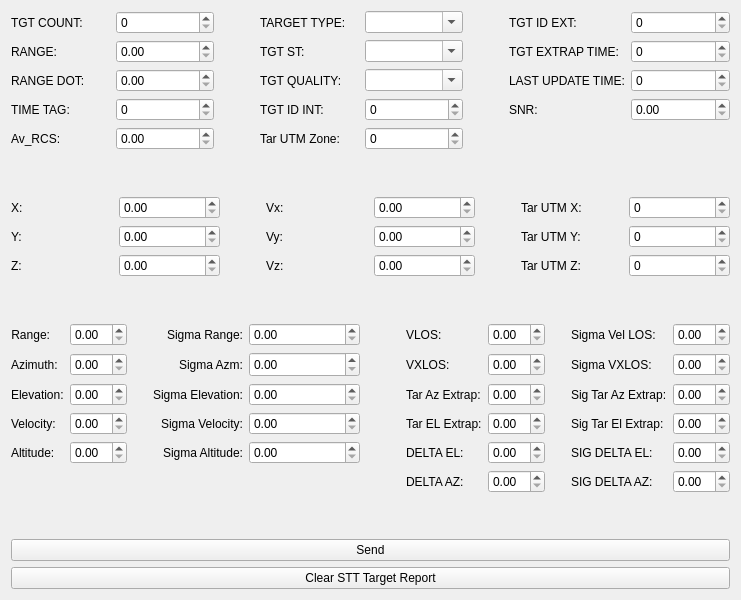
       <widget class="QWidget" name="tab">
        <attribute name="title">
         <string>STT Target REP</string>
        </attribute>
        <layout class="QGridLayout" name="gridLayout_6">
         <item row="0" column="0">
          <layout class="QVBoxLayout" name="verticalLayout_4">
           <item>
            <layout class="QGridLayout" name="gridLayout_12">
             <item row="1" column="3">
              <widget class="QLabel" name="lblSttTarRepSeqNum_21">
               <property name="font">
                <font>
                 <pointsize>9</pointsize>
                </font>
               </property>
               <property name="text">
                <string>TGT ST:</string>
               </property>
              </widget>
             </item>
             <item row="4" column="6">
              <widget class="QLabel" name="lblSttTarRepSeqNum_49">
               <property name="font">
                <font>
                 <pointsize>9</pointsize>
                </font>
               </property>
               <property name="text">
                <string>SNR:</string>
               </property>
              </widget>
             </item>
             <item row="3" column="6">
              <widget class="QLabel" name="lblSttTarRepSeqNum_38">
               <property name="font">
                <font>
                 <pointsize>9</pointsize>
                </font>
               </property>
               <property name="text">
                <string>LAST UPDATE TIME:</string>
               </property>
              </widget>
             </item>
             <item row="3" column="1">
              <widget class="QDoubleSpinBox" name="dsbSttTarRepRngDot"/>
             </item>
             <item row="1" column="4">
              <widget class="QComboBox" name="cbSttTarRepTgtSt">
               <property name="editable">
                <bool>true</bool>
               </property>
              </widget>
             </item>
             <item row="0" column="4">
              <widget class="QComboBox" name="cbSttTarRepTgtType">
               <property name="editable">
                <bool>true</bool>
               </property>
              </widget>
             </item>
             <item row="4" column="4">
              <widget class="QSpinBox" name="sbSttTarRepINTID"/>
             </item>
             <item row="3" column="0">
              <widget class="QLabel" name="lblSttTarRepSeqNum_8">
               <property name="font">
                <font>
                 <pointsize>9</pointsize>
                </font>
               </property>
               <property name="text">
                <string>RANGE DOT:</string>
               </property>
              </widget>
             </item>
             <item row="13" column="3">
              <widget class="QLabel" name="lblSttTarRepSeqNum_31">
               <property name="font">
                <font>
                 <pointsize>9</pointsize>
                </font>
               </property>
               <property name="text">
                <string>Tar UTM Zone:</string>
               </property>
              </widget>
             </item>
             <item row="13" column="0">
              <widget class="QLabel" name="lblSttTarRepSeqNum_50">
               <property name="font">
                <font>
                 <pointsize>9</pointsize>
                </font>
               </property>
               <property name="text">
                <string>Av_RCS:</string>
               </property>
              </widget>
             </item>
             <item row="3" column="3">
              <widget class="QLabel" name="lblSttTarRepSeqNum_22">
               <property name="font">
                <font>
                 <pointsize>9</pointsize>
                </font>
               </property>
               <property name="text">
                <string>TGT QUALITY:</string>
               </property>
              </widget>
             </item>
             <item row="13" column="1">
              <widget class="QDoubleSpinBox" name="dsbSttTarRepAvRCS"/>
             </item>
             <item row="1" column="0">
              <widget class="QLabel" name="lblSttTarRepSeqNum_7">
               <property name="font">
                <font>
                 <pointsize>9</pointsize>
                </font>
               </property>
               <property name="text">
                <string>RANGE:</string>
               </property>
              </widget>
             </item>
             <item row="3" column="7">
              <widget class="QSpinBox" name="sbSttTarRepTgtUpdateTime"/>
             </item>
             <item row="0" column="0">
              <widget class="QLabel" name="lblSttTarRepSeqNum_2">
               <property name="font">
                <font>
                 <pointsize>9</pointsize>
                </font>
               </property>
               <property name="text">
                <string>TGT COUNT:</string>
               </property>
              </widget>
             </item>
             <item row="3" column="4">
              <widget class="QComboBox" name="cbSttTarRepTgtQual">
               <property name="editable">
                <bool>true</bool>
               </property>
              </widget>
             </item>
             <item row="0" column="2">
              <spacer name="horizontalSpacer_6">
               <property name="orientation">
                <enum>Qt::Orientation::Horizontal</enum>
               </property>
               <property name="sizeType">
                <enum>QSizePolicy::Policy::Minimum</enum>
               </property>
               <property name="sizeHint" stdset="0">
                <size>
                 <width>40</width>
                 <height>20</height>
                </size>
               </property>
              </spacer>
             </item>
             <item row="13" column="4">
              <widget class="QSpinBox" name="sbSttTarRepUTMZone"/>
             </item>
             <item row="4" column="0">
              <widget class="QLabel" name="lblSttTarRepSeqNum_9">
               <property name="font">
                <font>
                 <pointsize>9</pointsize>
                </font>
               </property>
               <property name="text">
                <string>TIME TAG:</string>
               </property>
              </widget>
             </item>
             <item row="4" column="1">
              <widget class="QSpinBox" name="sbSttTarRepTimeTag"/>
             </item>
             <item row="1" column="7">
              <widget class="QSpinBox" name="sbSttTarRepTgtExtrapTime"/>
             </item>
             <item row="0" column="1">
              <widget class="QSpinBox" name="sbSttTarRepTgtCount">
               <property name="font">
                <font>
                 <pointsize>9</pointsize>
                </font>
               </property>
              </widget>
             </item>
             <item row="0" column="3">
              <widget class="QLabel" name="lblSttTarRepSeqNum_10">
               <property name="font">
                <font>
                 <pointsize>9</pointsize>
                </font>
               </property>
               <property name="text">
                <string>TARGET TYPE:</string>
               </property>
              </widget>
             </item>
             <item row="0" column="7">
              <widget class="QSpinBox" name="sbSttTarRepEXTID"/>
             </item>
             <item row="4" column="7">
              <widget class="QDoubleSpinBox" name="dsbSttTarRepSNR"/>
             </item>
             <item row="4" column="3">
              <widget class="QLabel" name="lblSttTarRepSeqNum_23">
               <property name="font">
                <font>
                 <pointsize>9</pointsize>
                </font>
               </property>
               <property name="text">
                <string>TGT ID INT:</string>
               </property>
              </widget>
             </item>
             <item row="0" column="6">
              <widget class="QLabel" name="lblSttTarRepSeqNum_24">
               <property name="font">
                <font>
                 <pointsize>9</pointsize>
                </font>
               </property>
               <property name="text">
                <string>TGT ID EXT:</string>
               </property>
              </widget>
             </item>
             <item row="1" column="1">
              <widget class="QDoubleSpinBox" name="dsbSttTarRepRng"/>
             </item>
             <item row="1" column="6">
              <widget class="QLabel" name="lblSttTarRepSeqNum_37">
               <property name="font">
                <font>
                 <pointsize>9</pointsize>
                </font>
               </property>
               <property name="text">
                <string>TGT EXTRAP TIME:</string>
               </property>
              </widget>
             </item>
             <item row="0" column="5">
              <spacer name="horizontalSpacer_8">
               <property name="orientation">
                <enum>Qt::Orientation::Horizontal</enum>
               </property>
               <property name="sizeType">
                <enum>QSizePolicy::Policy::Minimum</enum>
               </property>
               <property name="sizeHint" stdset="0">
                <size>
                 <width>40</width>
                 <height>20</height>
                </size>
               </property>
              </spacer>
             </item>
            </layout>
           </item>
           <item>
            <spacer name="verticalSpacer_4">
             <property name="orientation">
              <enum>Qt::Orientation::Vertical</enum>
             </property>
             <property name="sizeHint" stdset="0">
              <size>
               <width>20</width>
               <height>40</height>
              </size>
             </property>
            </spacer>
           </item>
           <item>
            <layout class="QGridLayout" name="gridLayout_5">
             <item row="1" column="7">
              <widget class="QSpinBox" name="sbSttTarRepUTMY"/>
             </item>
             <item row="2" column="0">
              <widget class="QLabel" name="lblSttTarRepSeqNum_27">
               <property name="font">
                <font>
                 <pointsize>9</pointsize>
                </font>
               </property>
               <property name="text">
                <string>Z:</string>
               </property>
              </widget>
             </item>
             <item row="1" column="3">
              <widget class="QLabel" name="lblSttTarRepSeqNum_35">
               <property name="font">
                <font>
                 <pointsize>9</pointsize>
                </font>
               </property>
               <property name="text">
                <string>Vy:</string>
               </property>
              </widget>
             </item>
             <item row="0" column="3">
              <widget class="QLabel" name="lblSttTarRepSeqNum_34">
               <property name="font">
                <font>
                 <pointsize>9</pointsize>
                </font>
               </property>
               <property name="text">
                <string>Vx:</string>
               </property>
              </widget>
             </item>
             <item row="0" column="6">
              <widget class="QLabel" name="lblSttTarRepSeqNum_28">
               <property name="font">
                <font>
                 <pointsize>9</pointsize>
                </font>
               </property>
               <property name="text">
                <string>Tar UTM X:</string>
               </property>
              </widget>
             </item>
             <item row="2" column="7">
              <widget class="QSpinBox" name="sbSttTarRepUTMZ"/>
             </item>
             <item row="0" column="4">
              <widget class="QDoubleSpinBox" name="dsbSttTarRepVx"/>
             </item>
             <item row="0" column="0">
              <widget class="QLabel" name="lblSttTarRepSeqNum_25">
               <property name="font">
                <font>
                 <pointsize>9</pointsize>
                </font>
               </property>
               <property name="text">
                <string>X:</string>
               </property>
              </widget>
             </item>
             <item row="1" column="1">
              <widget class="QDoubleSpinBox" name="dsbSttTarRepY"/>
             </item>
             <item row="2" column="6">
              <widget class="QLabel" name="lblSttTarRepSeqNum_30">
               <property name="font">
                <font>
                 <pointsize>9</pointsize>
                </font>
               </property>
               <property name="text">
                <string>Tar UTM Z:</string>
               </property>
              </widget>
             </item>
             <item row="0" column="1">
              <widget class="QDoubleSpinBox" name="dsbSttTarRepX"/>
             </item>
             <item row="1" column="0">
              <widget class="QLabel" name="lblSttTarRepSeqNum_26">
               <property name="font">
                <font>
                 <pointsize>9</pointsize>
                </font>
               </property>
               <property name="text">
                <string>Y:</string>
               </property>
              </widget>
             </item>
             <item row="2" column="3">
              <widget class="QLabel" name="lblSttTarRepSeqNum_36">
               <property name="font">
                <font>
                 <pointsize>9</pointsize>
                </font>
               </property>
               <property name="text">
                <string>Vz:</string>
               </property>
              </widget>
             </item>
             <item row="1" column="2">
              <spacer name="horizontalSpacer_4">
               <property name="orientation">
                <enum>Qt::Orientation::Horizontal</enum>
               </property>
               <property name="sizeType">
                <enum>QSizePolicy::Policy::Minimum</enum>
               </property>
               <property name="sizeHint" stdset="0">
                <size>
                 <width>40</width>
                 <height>20</height>
                </size>
               </property>
              </spacer>
             </item>
             <item row="1" column="4">
              <widget class="QDoubleSpinBox" name="dsbSttTarRepVy"/>
             </item>
             <item row="1" column="6">
              <widget class="QLabel" name="lblSttTarRepSeqNum_29">
               <property name="font">
                <font>
                 <pointsize>9</pointsize>
                </font>
               </property>
               <property name="text">
                <string>Tar UTM Y:</string>
               </property>
              </widget>
             </item>
             <item row="0" column="7">
              <widget class="QSpinBox" name="sbSttTarRepUTMX"/>
             </item>
             <item row="2" column="1">
              <widget class="QDoubleSpinBox" name="dsbSttTarRepZ"/>
             </item>
             <item row="2" column="4">
              <widget class="QDoubleSpinBox" name="dsbSttTarRepVz"/>
             </item>
             <item row="1" column="5">
              <spacer name="horizontalSpacer_5">
               <property name="orientation">
                <enum>Qt::Orientation::Horizontal</enum>
               </property>
               <property name="sizeType">
                <enum>QSizePolicy::Policy::Minimum</enum>
               </property>
               <property name="sizeHint" stdset="0">
                <size>
                 <width>40</width>
                 <height>20</height>
                </size>
               </property>
              </spacer>
             </item>
            </layout>
           </item>
           <item>
            <spacer name="verticalSpacer_5">
             <property name="orientation">
              <enum>Qt::Orientation::Vertical</enum>
             </property>
             <property name="sizeHint" stdset="0">
              <size>
               <width>20</width>
               <height>40</height>
              </size>
             </property>
            </spacer>
           </item>
           <item>
            <layout class="QGridLayout" name="gridLayout_13">
             <item row="1" column="10">
              <widget class="QDoubleSpinBox" name="dsbSttTarRepSigVxLOS"/>
             </item>
             <item row="1" column="3">
              <widget class="QLabel" name="lblSttTarRepSeqNum_42">
               <property name="font">
                <font>
                 <pointsize>9</pointsize>
                </font>
               </property>
               <property name="text">
                <string>Sigma Azm:</string>
               </property>
               <property name="alignment">
                <set>Qt::AlignmentFlag::AlignRight|Qt::AlignmentFlag::AlignTrailing|Qt::AlignmentFlag::AlignVCenter</set>
               </property>
              </widget>
             </item>
             <item row="3" column="1">
              <widget class="QDoubleSpinBox" name="dsbSttTarRepVel"/>
             </item>
             <item row="2" column="9">
              <widget class="QLabel" name="lblSttTarRepSeqNum_92">
               <property name="font">
                <font>
                 <pointsize>9</pointsize>
                </font>
               </property>
               <property name="text">
                <string>Sig Tar Az Extrap:</string>
               </property>
              </widget>
             </item>
             <item row="0" column="7">
              <widget class="QDoubleSpinBox" name="dsbSttTarRepVLOS"/>
             </item>
             <item row="0" column="6">
              <widget class="QLabel" name="lblSttTarRepSeqNum_47">
               <property name="font">
                <font>
                 <pointsize>9</pointsize>
                </font>
               </property>
               <property name="text">
                <string>VLOS:</string>
               </property>
              </widget>
             </item>
             <item row="0" column="1">
              <widget class="QDoubleSpinBox" name="dsbSttTarRepRngTTD"/>
             </item>
             <item row="0" column="10">
              <widget class="QDoubleSpinBox" name="dsbSttTarRepSigVLOS"/>
             </item>
             <item row="8" column="10">
              <widget class="QDoubleSpinBox" name="dsbttTarRepSigDeltaEl"/>
             </item>
             <item row="0" column="2">
              <spacer name="horizontalSpacer_10">
               <property name="orientation">
                <enum>Qt::Orientation::Horizontal</enum>
               </property>
               <property name="sizeType">
                <enum>QSizePolicy::Policy::Fixed</enum>
               </property>
               <property name="sizeHint" stdset="0">
                <size>
                 <width>20</width>
                 <height>20</height>
                </size>
               </property>
              </spacer>
             </item>
             <item row="0" column="3">
              <widget class="QLabel" name="lblSttTarRepSeqNum_40">
               <property name="font">
                <font>
                 <pointsize>9</pointsize>
                </font>
               </property>
               <property name="text">
                <string>Sigma Range:</string>
               </property>
               <property name="alignment">
                <set>Qt::AlignmentFlag::AlignRight|Qt::AlignmentFlag::AlignTrailing|Qt::AlignmentFlag::AlignVCenter</set>
               </property>
              </widget>
             </item>
             <item row="3" column="3">
              <widget class="QLabel" name="lblSttTarRepSeqNum_46">
               <property name="font">
                <font>
                 <pointsize>9</pointsize>
                </font>
               </property>
               <property name="text">
                <string>Sigma Velocity:</string>
               </property>
               <property name="alignment">
                <set>Qt::AlignmentFlag::AlignRight|Qt::AlignmentFlag::AlignTrailing|Qt::AlignmentFlag::AlignVCenter</set>
               </property>
              </widget>
             </item>
             <item row="0" column="0" alignment="Qt::AlignmentFlag::AlignLeft">
              <widget class="QLabel" name="lblSttTarRepSeqNum_39">
               <property name="font">
                <font>
                 <pointsize>9</pointsize>
                </font>
               </property>
               <property name="text">
                <string>Range:</string>
               </property>
               <property name="alignment">
                <set>Qt::AlignmentFlag::AlignRight|Qt::AlignmentFlag::AlignTrailing|Qt::AlignmentFlag::AlignVCenter</set>
               </property>
              </widget>
             </item>
             <item row="8" column="3">
              <widget class="QLabel" name="lblSttTarRepSeqNum_33">
               <property name="font">
                <font>
                 <pointsize>9</pointsize>
                </font>
               </property>
               <property name="text">
                <string>Sigma Altitude:</string>
               </property>
               <property name="alignment">
                <set>Qt::AlignmentFlag::AlignRight|Qt::AlignmentFlag::AlignTrailing|Qt::AlignmentFlag::AlignVCenter</set>
               </property>
              </widget>
             </item>
             <item row="1" column="9">
              <widget class="QLabel" name="lblSttTarRepSeqNum_52">
               <property name="font">
                <font>
                 <pointsize>9</pointsize>
                </font>
               </property>
               <property name="text">
                <string>Sigma VXLOS:</string>
               </property>
              </widget>
             </item>
             <item row="2" column="10">
              <widget class="QDoubleSpinBox" name="dsbSttTarRepSigTarAzExtrap"/>
             </item>
             <item row="2" column="3">
              <widget class="QLabel" name="lblSttTarRepSeqNum_44">
               <property name="font">
                <font>
                 <pointsize>9</pointsize>
                </font>
               </property>
               <property name="text">
                <string>Sigma Elevation:</string>
               </property>
               <property name="alignment">
                <set>Qt::AlignmentFlag::AlignRight|Qt::AlignmentFlag::AlignTrailing|Qt::AlignmentFlag::AlignVCenter</set>
               </property>
              </widget>
             </item>
             <item row="1" column="6">
              <widget class="QLabel" name="lblSttTarRepSeqNum_51">
               <property name="font">
                <font>
                 <pointsize>9</pointsize>
                </font>
               </property>
               <property name="text">
                <string>VXLOS:</string>
               </property>
              </widget>
             </item>
             <item row="2" column="7">
              <widget class="QDoubleSpinBox" name="dsbSttTarRepTarAzExtrap"/>
             </item>
             <item row="0" column="9">
              <widget class="QLabel" name="lblSttTarRepSeqNum_48">
               <property name="font">
                <font>
                 <pointsize>9</pointsize>
                </font>
               </property>
               <property name="text">
                <string>Sigma Vel LOS:</string>
               </property>
              </widget>
             </item>
             <item row="2" column="0">
              <widget class="QLabel" name="lblSttTarRepSeqNum_43">
               <property name="font">
                <font>
                 <pointsize>9</pointsize>
                </font>
               </property>
               <property name="text">
                <string>Elevation:</string>
               </property>
              </widget>
             </item>
             <item row="10" column="10">
              <widget class="QDoubleSpinBox" name="dsbSttTarRepSigDeltaAz"/>
             </item>
             <item row="3" column="7">
              <widget class="QDoubleSpinBox" name="dsbSttTarRepTarElExtrap"/>
             </item>
             <item row="1" column="7">
              <widget class="QDoubleSpinBox" name="dsbSttTarRepVxLOS_2"/>
             </item>
             <item row="10" column="6">
              <widget class="QLabel" name="lblSttTarRepSeqNum_4">
               <property name="font">
                <font>
                 <pointsize>9</pointsize>
                 <bold>false</bold>
                 <underline>false</underline>
                </font>
               </property>
               <property name="text">
                <string>DELTA AZ:</string>
               </property>
              </widget>
             </item>
             <item row="8" column="9">
              <widget class="QLabel" name="lblSttTarRepSeqNum_5">
               <property name="font">
                <font>
                 <pointsize>9</pointsize>
                 <bold>false</bold>
                 <underline>false</underline>
                </font>
               </property>
               <property name="text">
                <string>SIG DELTA EL:</string>
               </property>
              </widget>
             </item>
             <item row="3" column="0">
              <widget class="QLabel" name="lblSttTarRepSeqNum_45">
               <property name="font">
                <font>
                 <pointsize>9</pointsize>
                </font>
               </property>
               <property name="text">
                <string>Velocity:</string>
               </property>
              </widget>
             </item>
             <item row="2" column="4">
              <widget class="QDoubleSpinBox" name="dsbSttTarRepSigEl"/>
             </item>
             <item row="1" column="0">
              <widget class="QLabel" name="lblSttTarRepSeqNum_41">
               <property name="font">
                <font>
                 <pointsize>9</pointsize>
                </font>
               </property>
               <property name="text">
                <string>Azimuth:</string>
               </property>
              </widget>
             </item>
             <item row="8" column="6">
              <widget class="QLabel" name="lblSttTarRepSeqNum_3">
               <property name="font">
                <font>
                 <pointsize>9</pointsize>
                 <bold>false</bold>
                 <underline>false</underline>
                </font>
               </property>
               <property name="text">
                <string>DELTA EL:</string>
               </property>
              </widget>
             </item>
             <item row="2" column="6">
              <widget class="QLabel" name="lblSttTarRepSeqNum_91">
               <property name="font">
                <font>
                 <pointsize>9</pointsize>
                </font>
               </property>
               <property name="text">
                <string>Tar Az Extrap:</string>
               </property>
              </widget>
             </item>
             <item row="1" column="1">
              <widget class="QDoubleSpinBox" name="dsbSttTarRepAz"/>
             </item>
             <item row="8" column="1">
              <widget class="QDoubleSpinBox" name="dbSbSttTarRepAlt"/>
             </item>
             <item row="10" column="9">
              <widget class="QLabel" name="lblSttTarRepSeqNum_6">
               <property name="font">
                <font>
                 <pointsize>9</pointsize>
                 <bold>false</bold>
                 <underline>false</underline>
                </font>
               </property>
               <property name="text">
                <string>SIG DELTA AZ:</string>
               </property>
              </widget>
             </item>
             <item row="10" column="7">
              <widget class="QDoubleSpinBox" name="dsbSttTarRepDeltaAz"/>
             </item>
             <item row="0" column="5">
              <spacer name="horizontalSpacer_9">
               <property name="orientation">
                <enum>Qt::Orientation::Horizontal</enum>
               </property>
               <property name="sizeType">
                <enum>QSizePolicy::Policy::Minimum</enum>
               </property>
               <property name="sizeHint" stdset="0">
                <size>
                 <width>40</width>
                 <height>20</height>
                </size>
               </property>
              </spacer>
             </item>
             <item row="8" column="4">
              <widget class="QDoubleSpinBox" name="dbSbSttTarRepSigAlt"/>
             </item>
             <item row="3" column="4">
              <widget class="QDoubleSpinBox" name="dsbSttTarRepSigVel"/>
             </item>
             <item row="8" column="7">
              <widget class="QDoubleSpinBox" name="dsbSttTarRepDeltaEl"/>
             </item>
             <item row="3" column="10">
              <widget class="QDoubleSpinBox" name="dsbSttTarRepSigTarElExtrap"/>
             </item>
             <item row="0" column="4">
              <widget class="QDoubleSpinBox" name="dsbSttTarRepSigRngTTD"/>
             </item>
             <item row="3" column="9">
              <widget class="QLabel" name="lblSttTarRepSeqNum_94">
               <property name="font">
                <font>
                 <pointsize>9</pointsize>
                </font>
               </property>
               <property name="text">
                <string>Sig Tar El Extrap:</string>
               </property>
              </widget>
             </item>
             <item row="2" column="1">
              <widget class="QDoubleSpinBox" name="dsbSttTarRepEl"/>
             </item>
             <item row="8" column="0">
              <widget class="QLabel" name="lblSttTarRepSeqNum_32">
               <property name="font">
                <font>
                 <pointsize>9</pointsize>
                </font>
               </property>
               <property name="text">
                <string>Altitude:</string>
               </property>
              </widget>
             </item>
             <item row="1" column="4">
              <widget class="QDoubleSpinBox" name="dsbSttTarRepSigAz">
               <property name="minimumSize">
                <size>
                 <width>111</width>
                 <height>25</height>
                </size>
               </property>
              </widget>
             </item>
             <item row="3" column="6">
              <widget class="QLabel" name="lblSttTarRepSeqNum_93">
               <property name="font">
                <font>
                 <pointsize>9</pointsize>
                </font>
               </property>
               <property name="text">
                <string>Tar EL Extrap:</string>
               </property>
              </widget>
             </item>
             <item row="0" column="8">
              <spacer name="horizontalSpacer_11">
               <property name="orientation">
                <enum>Qt::Orientation::Horizontal</enum>
               </property>
               <property name="sizeType">
                <enum>QSizePolicy::Policy::Fixed</enum>
               </property>
               <property name="sizeHint" stdset="0">
                <size>
                 <width>20</width>
                 <height>20</height>
                </size>
               </property>
              </spacer>
             </item>
            </layout>
           </item>
           <item>
            <spacer name="verticalSpacer_6">
             <property name="orientation">
              <enum>Qt::Orientation::Vertical</enum>
             </property>
             <property name="sizeHint" stdset="0">
              <size>
               <width>20</width>
               <height>40</height>
              </size>
             </property>
            </spacer>
           </item>
           <item>
            <layout class="QGridLayout" name="gridLayout_2">
             <item row="0" column="0">
              <widget class="QPushButton" name="pbSTTtarRepSend">
               <property name="text">
                <string>Send</string>
               </property>
              </widget>
             </item>
             <item row="1" column="0">
              <widget class="QPushButton" name="pBClearSTTTgtReport">
               <property name="font">
                <font>
                 <pointsize>9</pointsize>
                </font>
               </property>
               <property name="text">
                <string>Clear STT Target Report</string>
               </property>
              </widget>
             </item>
            </layout>
           </item>
          </layout>
         </item>
        </layout>
       </widget>
